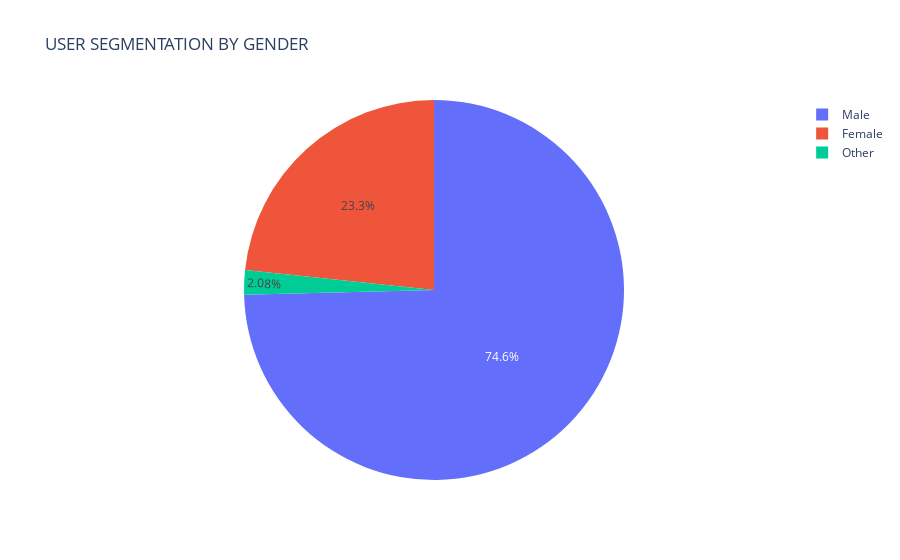

Notebook code cell kept with this figure:
### Code cell
px.pie(ratio,values='RATIO',names="GENDER",title="USER SEGMENTATION BY GENDER")

### Figure 1 — Plotly figure (JSON) as saved in the notebook; plotly's stock layout.template omitted (floating-point values rounded to 4 significant figures)
{"data": [{"domain": {"x": [0, 1], "y": [0, 1]}, "hovertemplate": "GENDER=%{label}<br>RATIO=%{value}<extra></extra>", "labels": ["Female", "Other", "Male"], "legendgroup": "", "name": "", "showlegend": true, "type": "pie", "values": [22.27, 1.99, 71.23]}], "layout": {"legend": {"tracegroupgap": 0}, "title": {"text": "USER SEGMENTATION BY GENDER"}}}
